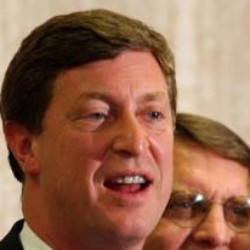
#> input picture Image_Process/Image/PCT1.jpg, 250 x 250 px
$ python OprsDsr.py
#> lines starting #> are read from the running program, lines starting #| are printed output that depends on the picture; after the words box and inside, x2 and y2 are one past the last pixel; in counts of white or black regions, pixels touching at a corner belong together
import cv2

image = cv2.imread('Image/PCT1.jpg')
#> image is the input picture: shape (250, 250, 3); mean B, G, R 80, 103.4, 147.3

# Konversi ke grayscale
img = cv2.cvtColor(image, cv2.COLOR_BGR2GRAY)
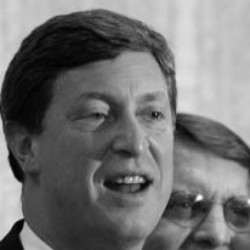
#> img: shape (250, 250); min 0, max 252, mean 113.9
# bisa juga langsung imread('Image/gambar/PCT1.jpg', 0)

# Threshold Binary
pxl, threshBi = cv2.threshold(img, 120, 255, cv2.THRESH_BINARY)
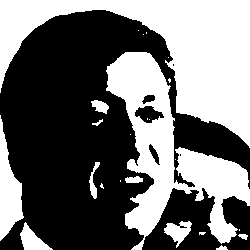
#> threshBi: shape (250, 250); 43.6% white; 24 white regions (13 under 20 px), largest, box (x1, y1, x2, y2) and area: (0, 0, 250, 148) 14143, (106, 52, 250, 250) 10190, (0, 115, 24, 241) 1549
# Threshold Truncate
pxl, threshTr = cv2.threshold(img, 120, 255, cv2.THRESH_TRUNC)
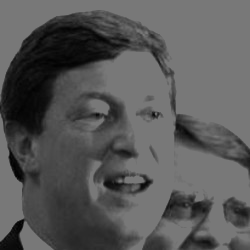
#> threshTr: shape (250, 250); min 0, max 120, mean 87.6
# Threshold to Zero
pxl, thresh0 = cv2.threshold(img, 120, 255, cv2.THRESH_TOZERO)
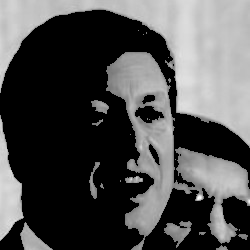
#> thresh0: shape (250, 250); min 0, max 252, mean 78.7

# Image Brightening
bright_img = cv2.add(img, 100)
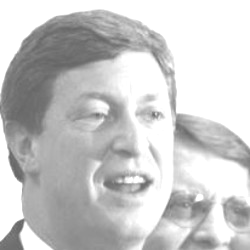
#> bright_img: shape (250, 250); min 100, max 255, mean 201.4

# Hasil
cv2.imshow('Gambar Asli', image)
cv2.imshow('Threshold Binary', threshBi)
cv2.imshow('Threshold Truncated', threshTr)
cv2.imshow('Threshold to Zero', thresh0)
cv2.imshow('Grayscale', img)
cv2.imshow('Image Brightening', bright_img)

cv2.waitKey(0)
cv2.destroyAllWindows()

$ run again, with Image_Process/Image/PCT10.jpg copied over Image_Process/Image/PCT1.jpg
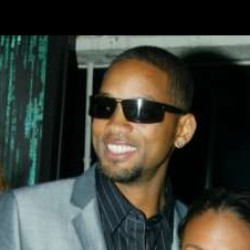
#> input picture Image_Process/Image/PCT10.jpg, 250 x 250 px
#> image is the input picture: shape (250, 250, 3); mean B, G, R 55.3, 63.3, 60.8
#> `pxl, threshBi = cv2.threshold(img, 120, 255, cv2.THRESH_BINARY)`:
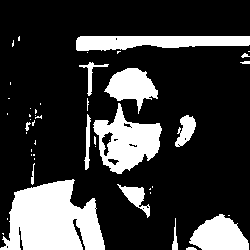
#> threshBi: shape (250, 250); 22.5% white; 47 white regions (32 under 20 px), largest, box (x1, y1, x2, y2) and area: (0, 179, 105, 250) 5187, (93, 103, 162, 174) 2542, (76, 36, 250, 51) 1998
#> `bright_img = cv2.add(img, 100)`:
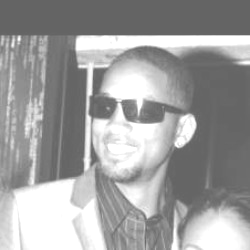
#> bright_img: shape (250, 250); min 100, max 255, mean 159.1

$ run again, with Image_Process/Image/PCT2.jpg copied over Image_Process/Image/PCT1.jpg
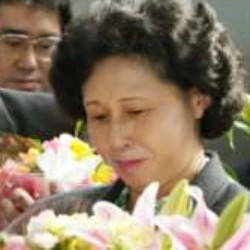
#> input picture Image_Process/Image/PCT2.jpg, 250 x 250 px
#> image is the input picture: shape (250, 250, 3); mean B, G, R 99.9, 122.7, 138.9
#> `pxl, threshBi = cv2.threshold(img, 120, 255, cv2.THRESH_BINARY)`:
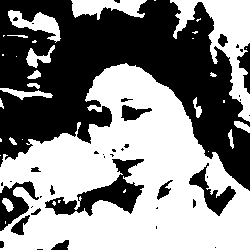
#> threshBi: shape (250, 250); 53.1% white; 40 black regions (24 under 20 px), largest, box (x1, y1, x2, y2) and area: (0, 0, 250, 191) 24465, (45, 159, 144, 216) 1907, (0, 181, 39, 231) 838
#> `bright_img = cv2.add(img, 100)`:
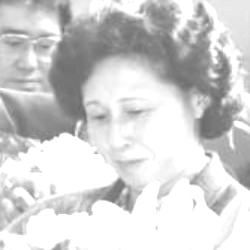
#> bright_img: shape (250, 250); min 105, max 255, mean 209.6

$ run again, with Image_Process/Image/PCT3.jpg copied over Image_Process/Image/PCT1.jpg
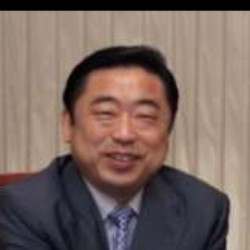
#> input picture Image_Process/Image/PCT3.jpg, 250 x 250 px
#> image is the input picture: shape (250, 250, 3); mean B, G, R 95.1, 101.6, 119.9
#> `pxl, threshBi = cv2.threshold(img, 120, 255, cv2.THRESH_BINARY)`:
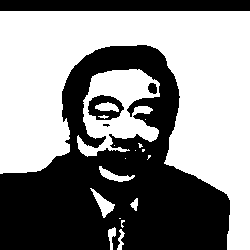
#> threshBi: shape (250, 250); 54.5% white; 5 black regions (1 under 20 px), largest, box (x1, y1, x2, y2) and area: (0, 45, 230, 250) 25118, (0, 0, 250, 11) 2750, (88, 95, 124, 120) 504, (148, 83, 157, 94) 79
#> `bright_img = cv2.add(img, 100)`:
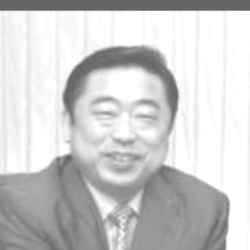
#> bright_img: shape (250, 250); min 100, max 255, mean 204.9
